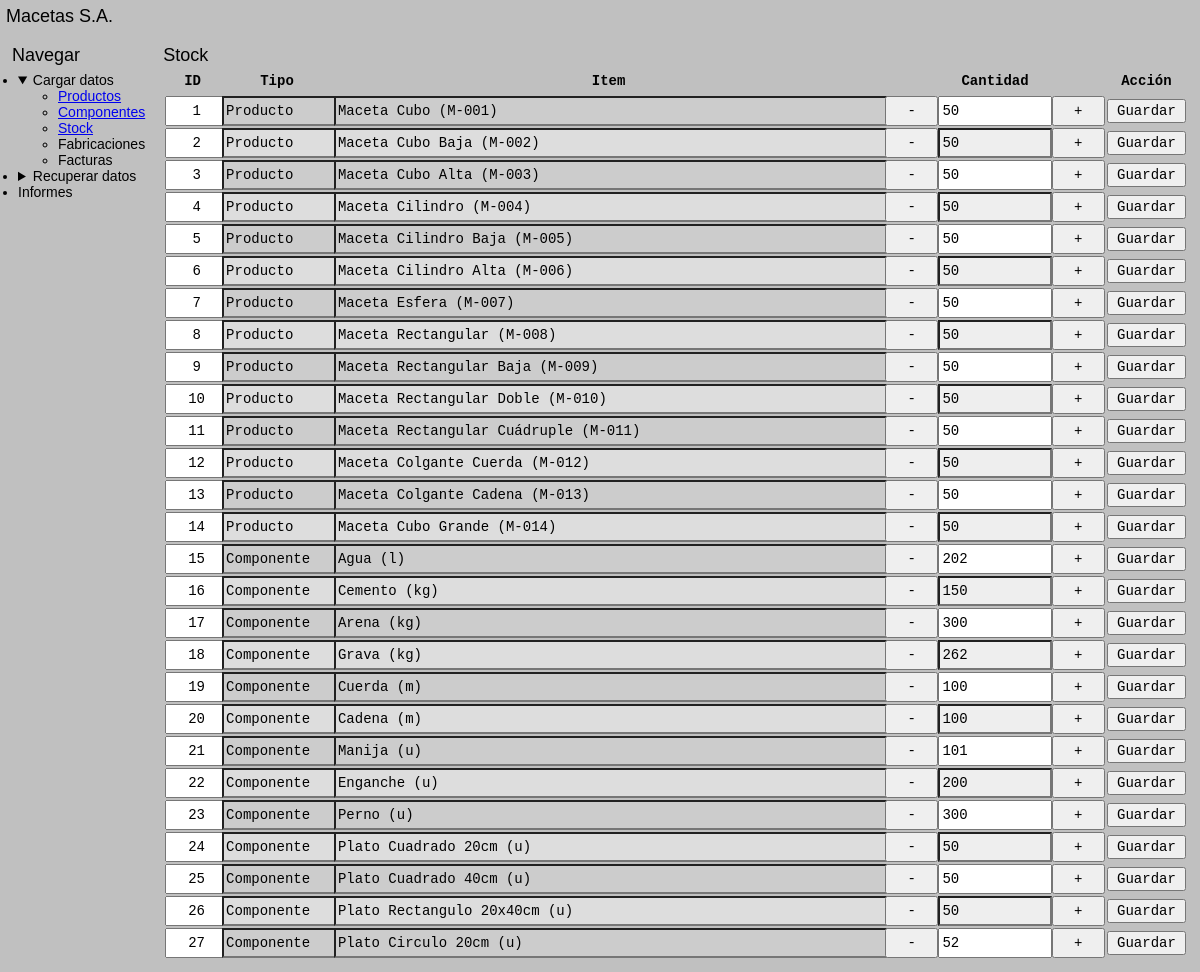
Page /stock/ on the earlier database version.
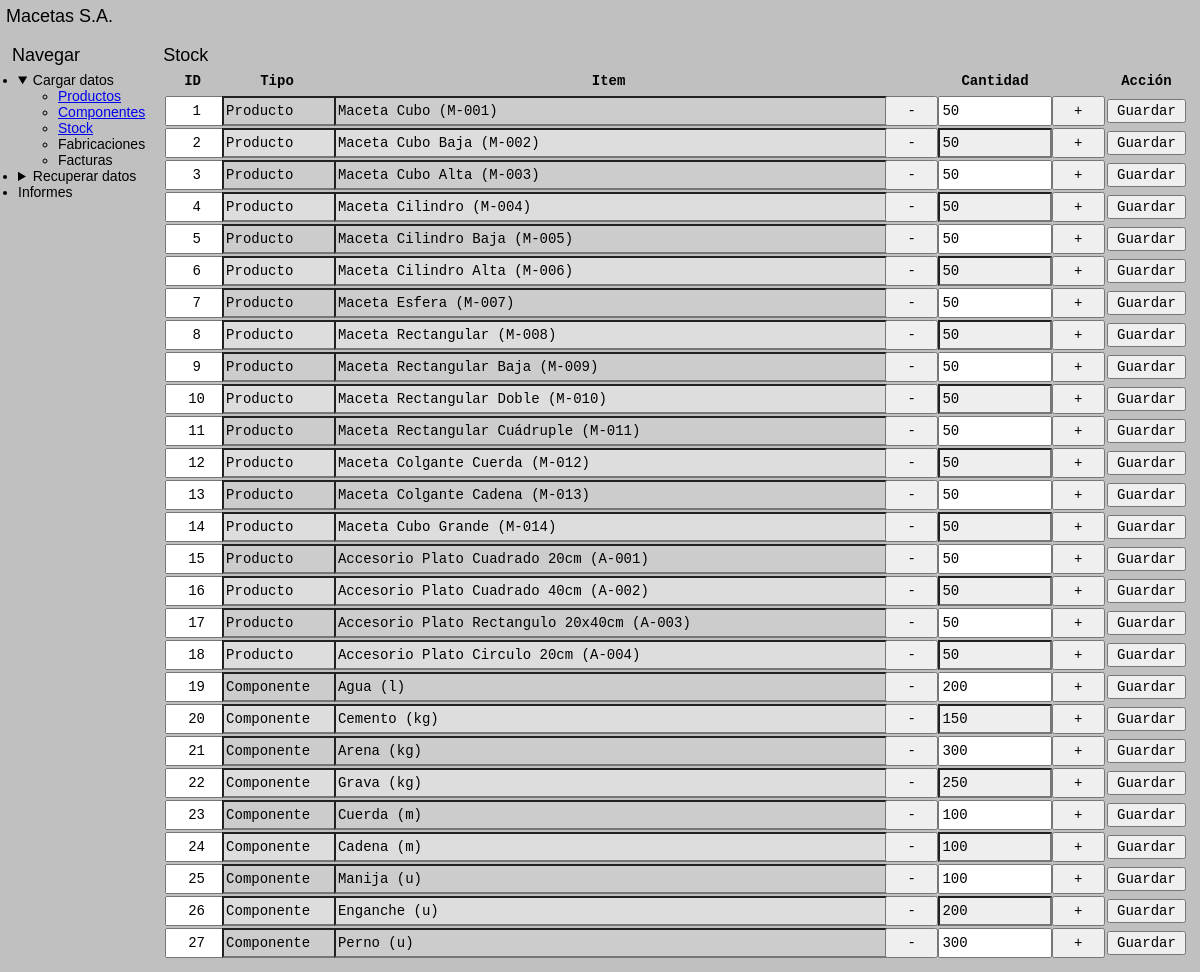
Same page on the later database version.
### tables this page shows
CREATE TABLE stock (
    id INTEGER PRIMARY KEY AUTOINCREMENT,
    id_item INTEGER NOT NULL,
    tipo_item TEXT NOT NULL,
    cantidad INTEGER NOT NULL
);

### app.py (the view)
@APP.route('/stock/', methods=['GET'])
def Stock_Consultar():
    return render_template('/stock.html')

### app.py (called while the page is built)
def Get_DB():
    DB = getattr(g, '_database', None)
    if DB is None:
        DB = g._database = sqlite3.connect(DATABASE)
    return DB

@APP.teardown_appcontext
def Close_DB(exception):
    DB = getattr(g, '_database', None)
    if DB is not None:
        DB.close()

### funciones.py (called while the page is built)
    def Consultar(self):
        return self.DB.execute('SELECT * FROM productos WHERE habilitado != 0').fetchall()

    def Consultar_Tipos(self):
        cursor = self.DB.cursor()
        cursor.row_factory = lambda cursor, row: row[0]
        return cursor.execute('SELECT DISTINCT tipo FROM productos WHERE habilitado != 0 ORDER BY tipo ASC').fetchall()

    def Consultar_Siguiente_ID(self):
        resultado = self.DB.execute('SELECT seq + 1 FROM sqlite_sequence WHERE name = "productos"').fetchone()[0]
        if resultado is None:
            return 1
        return resultado

    def Consultar_Formateado(self):
        resultado = self.DB.execute('SELECT * FROM productos WHERE habilitado != 0').fetchall()
        return {fila[0] : f'{fila[1]} {fila[2]} ({fila[3]})' for fila in resultado}

    def Consultar(self):
        return self.DB.execute('SELECT * FROM componentes WHERE habilitado != 0').fetchall()

    def Consultar_Siguiente_ID(self):
        try:
            resultado = self.DB.execute('SELECT seq + 1 FROM sqlite_sequence WHERE name = "componentes"').fetchone()[0]
        except TypeError:
            return 1
        return resultado

    def Consultar_Formateado(self):
        resultado = self.DB.execute('SELECT * FROM componentes WHERE habilitado != 0').fetchall()
        return {fila[0] : f'{fila[1]} ({fila[2]})' for fila in resultado}

    def Consultar(self):
        return self.DB.execute('SELECT * FROM componentes_por_producto').fetchall()

    def Consultar_Siguiente_ID(self):
        try:
            resultado = self.DB.execute('SELECT seq + 1 FROM sqlite_sequence WHERE name = "componentes_por_producto"').fetchone()[0]
        except TypeError:
            return 1
        return resultado

    def Consultar(self):
        return self.DB.execute('SELECT id, tipo_item, id_item, cantidad FROM stock').fetchall()

    def Consultar(self):
        return self.DB.execute('SELECT * FROM fabricaciones_encabezado').fetchall()

    def Consultar_Siguiente_ID(self):
        try:
            resultado = self.DB.execute('SELECT seq + 1 FROM sqlite_sequence WHERE name = "fabricaciones"').fetchone()[0]
        except TypeError:
            return 1
        return resultado

### templates/stock.html (shortened to what this page needs)
<!DOCTYPE html>
<html lang='en'>
<head>
    <link rel="stylesheet" href="https://unpkg.com/98.css">
    <link rel='stylesheet' href='{{url_for('static', filename='styles.css')}}'>
</head>
<body>
    <div class="window">
        {% include 'header.html' %}
        <div class="window-body" id="container">
            <div id="aside">
                {% include 'nav.html' %}
            </div>
            <div id="main">
                <legend>Stock</legend>
                <div class="sunken-panel">
                    <table class="interactive">
                        <thead>
                            <th style="width: 5%;" class="primerColumna">ID</th>
                            <th style="width: 10%;">Tipo</th>
                            <th style="width: 50%;">Item</th>
                            <th style="width: 20%;">Cantidad</th>
                            <th style="width: 5%;" class="ultimaColumna">Acción</th>
                        </thead>
                        {% if stockLista %}
                            {% for stock in stockLista %}
                                <tr>
                                    <form action="/stock/modificar" method="post">
                                        <td class="primerColumna">
                                            <input type="text" name="id_modificar" value="{{stock[0]}}" readonly required>
                                        </td>
                                        <td class="columnaReadonly">
                                            <input type="text" name="tipo_modificar" value="{{stock[1]}}" readonly required>
                                        </td>
                                        <td class="columnaReadonly">
                                            {% if stock[1] == 'Producto' %}
                                                <input type="text" name="item_modificar" value="{{ productosFormateados.get(stock[2]) }}" readonly required>
                                            {% elif stock[1] == 'Componente' %}
                                                <input type="text" name="item_modificar" value="{{ componentesFormateados.get(stock[2]) }}" readonly required>
                                            {% endif %}
                                        </td>
                                        <td>
                                            <div class="scrollColumna">
                                                <button type="button" onclick="this.nextElementSibling.stepDown(); this.nextElementSibling.dispatchEvent(new Event('input'));">-</button>
                                                <input type="number" step="1" min="0" onmousewheel name="cantidad_modificar" value="{{stock[3]}}" required>
                                                <button type="button" onclick="this.previousElementSibling.stepUp(); this.previousElementSibling.dispatchEvent(new Event('input'));">+</button>
                                            </div>
                                        </td>
                                        <td class="ultimaColumna">
                                            <div>
                                                <input type="submit" value="Guardar">
                                            </div>
                                        </td>
                                    </form>
                                </tr>
                            {% endfor %}
                        {% endif %}
                    </table>
                </div>
            </div>
        </div>
    </div>
</body>
</html>

### templates/header.html
<div class="title-bar">
    <div class="title-bar-text">
        <a href="/" style="text-decoration: inherit; color: inherit; font-size: 1.5rem;">Macetas S.A.</a>
    </div>
</div>

### templates/nav.html (shortened to what this page needs)
<legend>Navegar</legend>
<ul class="tree-view" id="nav">
    <li>
        <details open>
            <summary>Cargar datos</summary>
            <ul>
                <li><a href="/productos/">Productos</a></li>
                <li><a href="/componentes/">Componentes</a></li>
                <li><a href="/stock/">Stock</a></li>
                <li>Fabricaciones</li>
                <li>Facturas</li>
            </ul>
        </details>
    </li>
    <li>
        <details closed>
            <summary>Recuperar datos</summary>
        </details>
    </li>
    <li>
        <summary>Informes</summary>
    </li>
</ul>

### static/styles.css (style rules this page uses)
* { margin: 0; font-family: sans-serif; font-size: 14px; }
:root { font-size: 12px; }
html { background: silver; }
.window { min-height: 100dvh; padding: 0; min-width: fit-content; }
.window-body { margin: 1rem; }
.title-bar { padding: 0.5rem; }
#container { display: grid; grid-template-areas: 'aside main'; grid-template-columns: 1fr 9fr; column-gap: 1rem; row-gap: 1rem; height: 100%; }
#aside { grid-area: aside; display: flex; flex-direction: column; row-gap: 1rem; }
#nav { padding: 0.5rem; }
#main { grid-area: main; display: flex; flex-direction: column; row-gap: 1rem; }
table.interactive { width: 100%; min-width: 720px; }
table.interactive * { font-family: monospace; font-size: 14px; }
table.interactive th { height: 2rem; }
table.interactive tr td { padding: 0; }
table.interactive .primerColumna { width: 6rem; text-align: center; }
table.interactive .primerColumna input { text-align: center; }
table.interactive .ultimaColumna { width: 12rem; }
table.interactive .ultimaColumna div { display: flex; width: 100%; }
table.interactive input { width: 100%; height: 2rem; }
table.interactive tr:nth-child(even) input:read-write { background: #EEE; }
table.interactive tr:nth-child(even) .columnaReadonly input { background: #DDD; }
table.interactive tr:nth-child(odd) .columnaReadonly input { background: #CCC; }
table.interactive .scrollColumna { display: flex; width: 100%; }
table.interactive .scrollColumna button { width: 25%; }
table.interactive .scrollColumna input { width: 50%; }
legend { font-family: sans-serif; font-size: 1.5rem; padding: 0; margin-bottom: -1rem; }

Differences in the rows shown:
changed stock id 15: tipo_modificar "Componente" → "Producto"; cantidad_modificar "202" → "50"; item_modificar "Agua (l)" → "Accesorio Plato Cuadrado 20cm (A-001)"
changed stock id 16: tipo_modificar "Componente" → "Producto"; cantidad_modificar "150" → "50"; item_modificar "Cemento (kg)" → "Accesorio Plato Cuadrado 40cm (A-002)"
changed stock id 17: tipo_modificar "Componente" → "Producto"; cantidad_modificar "300" → "50"; item_modificar "Arena (kg)" → "Accesorio Plato Rectangulo 20x40cm (A-003)"
changed stock id 18: tipo_modificar "Componente" → "Producto"; cantidad_modificar "262" → "50"; item_modificar "Grava (kg)" → "Accesorio Plato Circulo 20cm (A-004)"
changed stock id 19: item_modificar "Cuerda (m)" → "Agua (l)"; cantidad_modificar "100" → "200"
changed stock id 20: item_modificar "Cadena (m)" → "Cemento (kg)"; cantidad_modificar "100" → "150"
changed stock id 21: item_modificar "Manija (u)" → "Arena (kg)"; cantidad_modificar "101" → "300"
changed stock id 22: item_modificar "Enganche (u)" → "Grava (kg)"; cantidad_modificar "200" → "250"
changed stock id 23: item_modificar "Perno (u)" → "Cuerda (m)"; cantidad_modificar "300" → "100"
changed stock id 24: item_modificar "Plato Cuadrado 20cm (u)" → "Cadena (m)"; cantidad_modificar "50" → "100"
changed stock id 25: item_modificar "Plato Cuadrado 40cm (u)" → "Manija (u)"; cantidad_modificar "50" → "100"
changed stock id 26: item_modificar "Plato Rectangulo 20x40cm (u)" → "Enganche (u)"; cantidad_modificar "50" → "200"
changed stock id 27: item_modificar "Plato Circulo 20cm (u)" → "Perno (u)"; cantidad_modificar "52" → "300"
